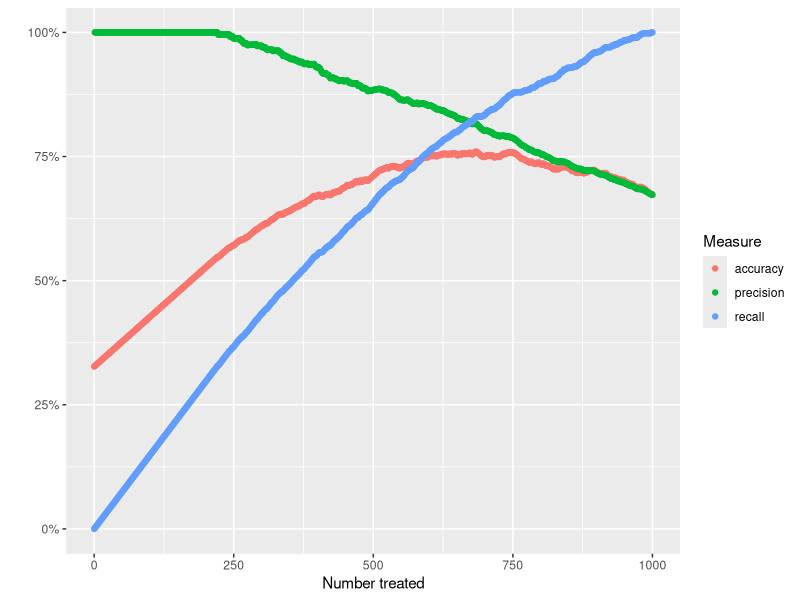
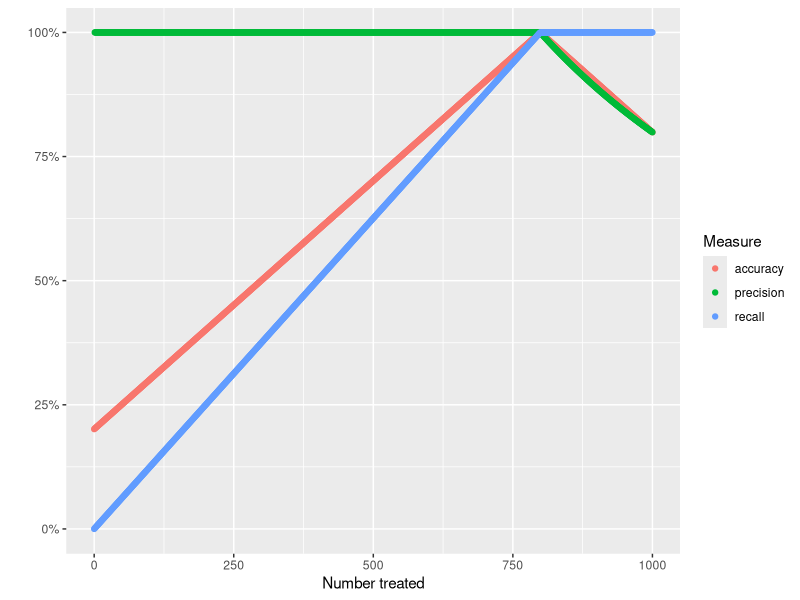

The R script that drew these images, in order:
## ---- chunk 1
library(tidyverse)
data <- 
    tibble(proba = runif(1000)) %>% 
    mutate(outcome = as.integer(proba > runif(1000) + 0.2)) %>% 
    select(outcome, proba)
## ---- chunk 2
get_accuracy_top_n <- function(n, data){
    data %>% 
        arrange(desc(proba)) %>% 
        mutate(pred = c(rep(1, n), rep(0, nrow(data) - n))) %>% 
        summarize(acc = mean(outcome == pred)) %>% 
        pull(acc)
}
get_precision_top_n <- function(n, data){
    data %>% 
        arrange(desc(proba)) %>% 
        mutate(pred = c(rep(1, n), rep(0, nrow(data) - n))) %>%  
        filter(pred == 1) %>% 
        summarize(precision = mean(outcome == pred)) %>% 
        pull(precision)
}
get_recall_top_n <- function(n, data){
    data %>% 
        arrange(desc(proba)) %>% 
        mutate(pred = c(rep(1, n), rep(0, nrow(data) - n))) %>%  
        filter(outcome == 1) %>% 
        summarize(recall = mean(outcome == pred)) %>% 
        pull(recall)
}
## ---- chunk 3
data <- data %>% 
    mutate(outcome = 1 - outcome,
           proba = 1 - proba)

output_for_top_n <- 
    tibble(n = 0:nrow(data)) %>% 
    mutate(
        accuracy = n %>% map_dbl(get_accuracy_top_n, data),
        precision = n %>% map_dbl(get_precision_top_n, data),
        recall = n %>% map_dbl(get_recall_top_n, data)
    )
## ---- chunk 4
output_for_top_n %>% 
    gather(Measure, value, -n) %>% 
    ggplot(aes(x = n, y = value, color = Measure)) +
    geom_point() +
    scale_y_continuous(labels = scales::percent) +
    labs(
        x = "Number treated",
        y = ""
    )
## ---- chunk 5
data_perfect <- 
    tibble(proba = runif(1000)) %>% 
    mutate(outcome = as.integer(proba > 0.2)) %>% 
    select(outcome, proba)

tibble(n = 0:nrow(data_perfect)) %>% 
    mutate(
        accuracy = n %>% map_dbl(get_accuracy_top_n, data_perfect),
        precision = n %>% map_dbl(get_precision_top_n, data_perfect),
        recall = n %>% map_dbl(get_recall_top_n, data_perfect)
    ) %>% 
    gather(Measure, value, -n) %>% 
    ggplot(aes(x = n, y = value, color = Measure)) +
    geom_point() +
    scale_y_continuous(labels = scales::percent) +
    labs(
        x = "Number treated",
        y = ""
    )
